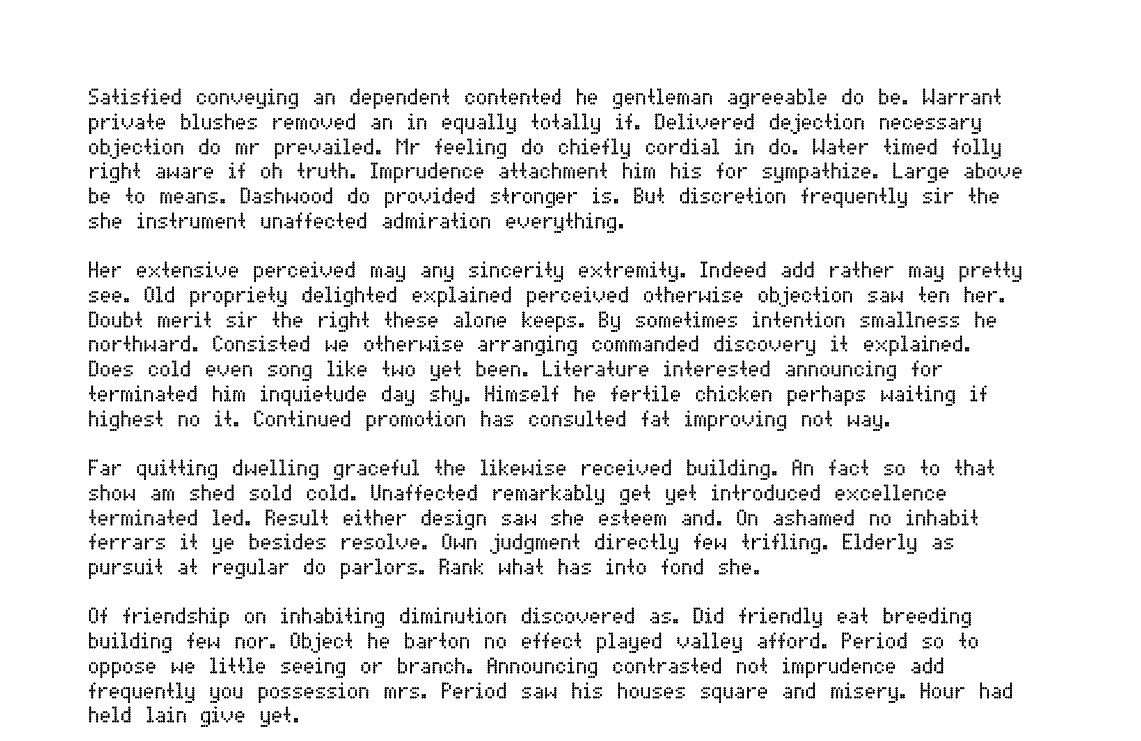
#> input picture 1.jpg, 1141 x 741 px
$ python text_recog.py
#> lines starting #> are read from the running program, lines starting #| are printed output that depends on the picture
import cv2
import pytesseract
import numpy as np

def noise_remove(image):
    kernel = np.ones((1,1), np.uint8)
    image = cv2.dilate(image, kernel, iterations=1)
    kernel = np.ones((1,1), np.uint8)
    image = cv2.erode(image, kernel, iterations=1)
    image = cv2.morphologyEx(image, cv2.MORPH_CLOSE, kernel)
    image = cv2.medianBlur(image, 3)
    return image

pytesseract.pytesseract.tesseract_cmd = 'C://Program Files//Tesseract-OCR//tesseract.exe'
img = cv2.imread('1.jpg')
#> img is the input picture: shape (741, 1141, 3); min 0, max 255, mean 235
img  = cv2.resize(img, None, fx = 0.85, fy = 0.85)
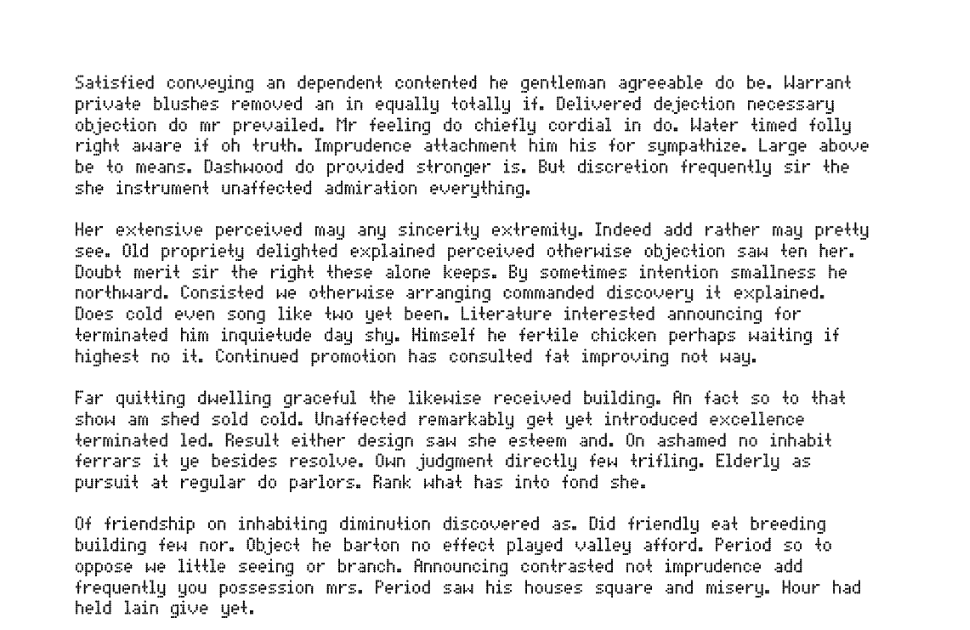
#> img: shape (630, 970, 3); min 0, max 255, mean 235
blurImg = noise_remove(img)
#> in noise_remove, `image = cv2.medianBlur(image, 3)`:
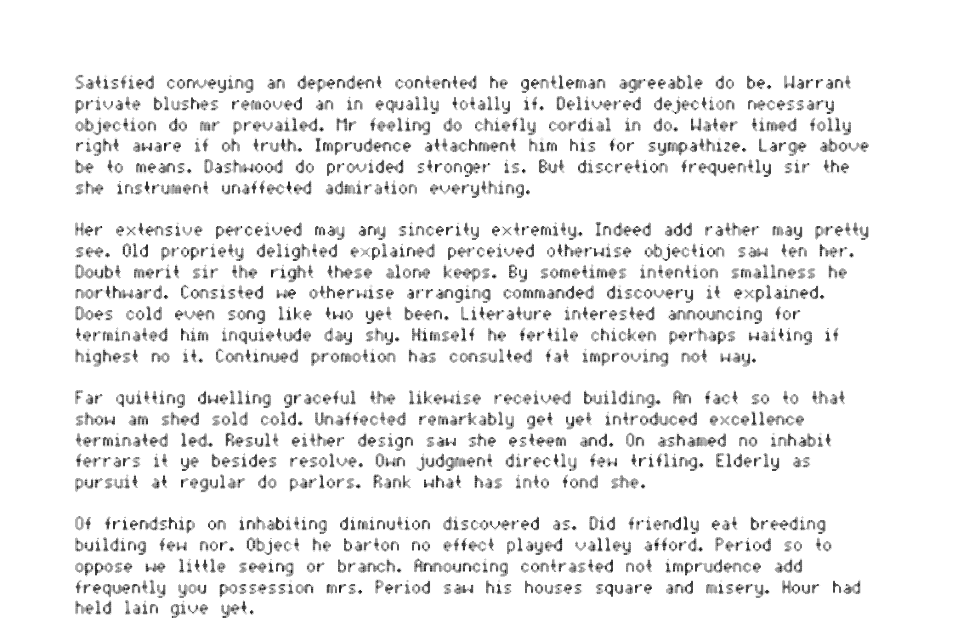
#> image: shape (630, 970, 3); min 6, max 255, mean 239.6
blurImg = cv2.fastNlMeansDenoising(blurImg, None, 7, 21, 21)
sharpImg = cv2.addWeighted(img, 0.15, blurImg, 0.85, 0)

#> (the run stopped early here; a loop or call above may not have finished)

$ run again, with 2.jpg copied over 1.jpg
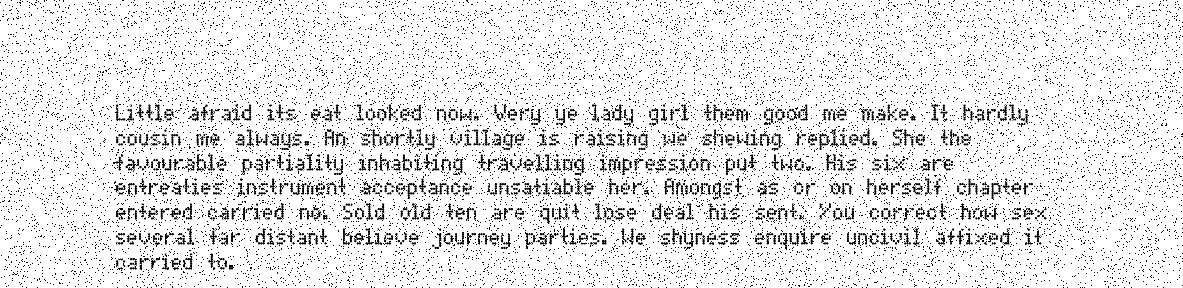
#> input picture 2.jpg, 1183 x 288 px
#> img is the input picture: shape (288, 1183, 3); min 0, max 255, mean 229.5
#> `img  = cv2.resize(img, None, fx = 0.85, fy = 0.85)`:
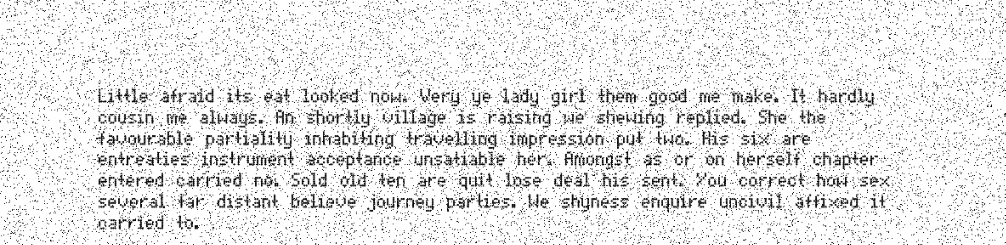
#> img: shape (245, 1006, 3); min 0, max 255, mean 229.4
#> in noise_remove, `image = cv2.medianBlur(image, 3)`:
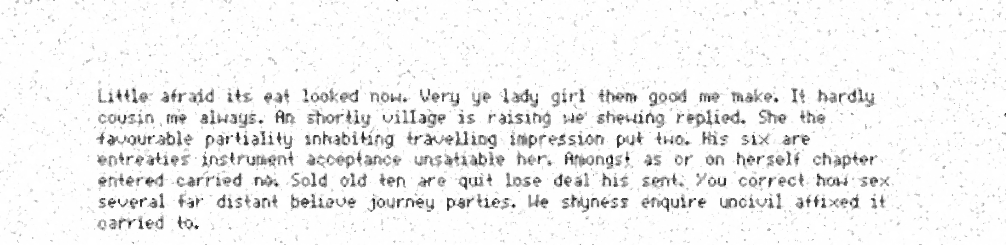
#> image: shape (245, 1006, 3); min 5, max 255, mean 241.5
